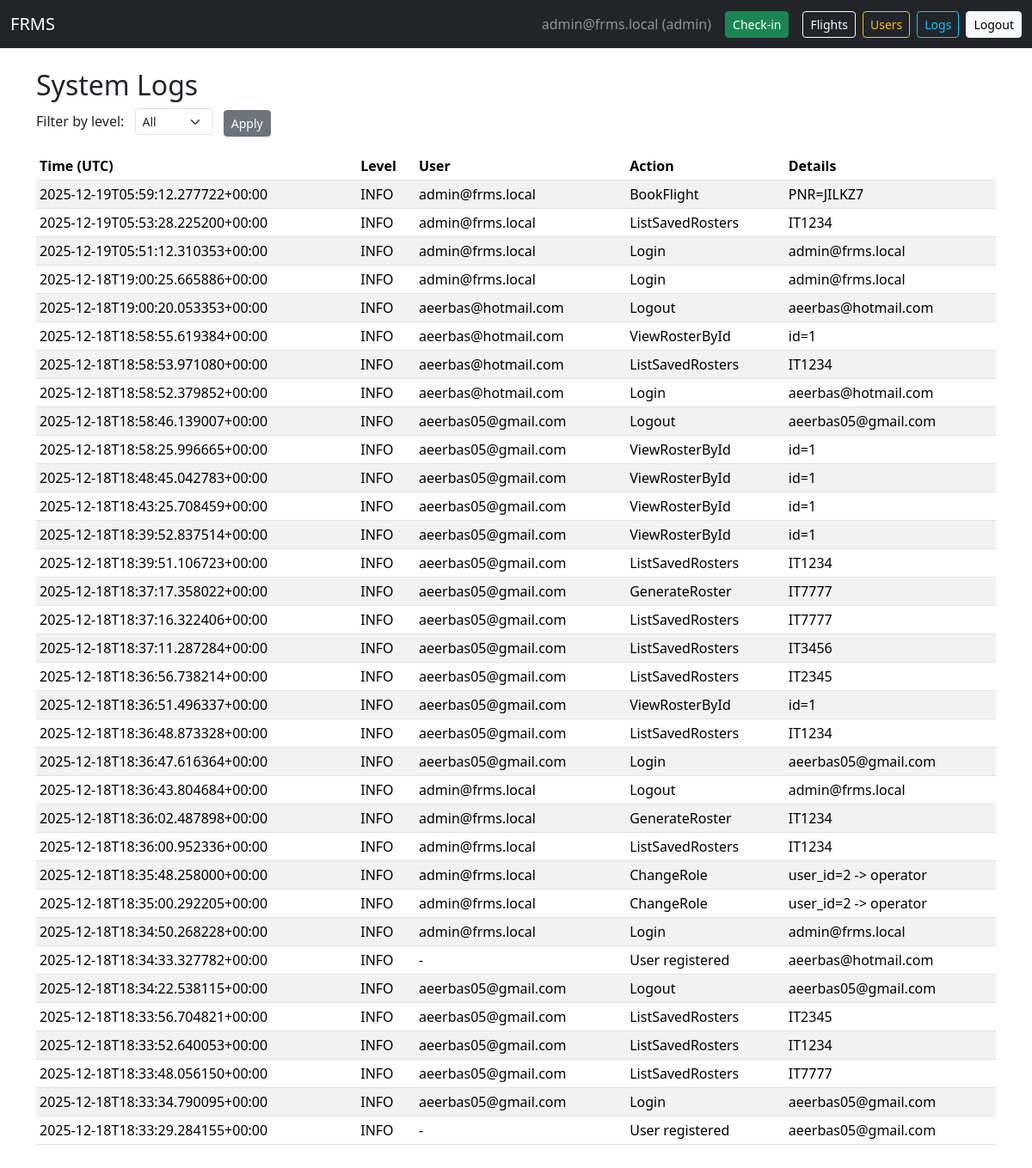
Before: /admin/logs (signed in) with the older database file.
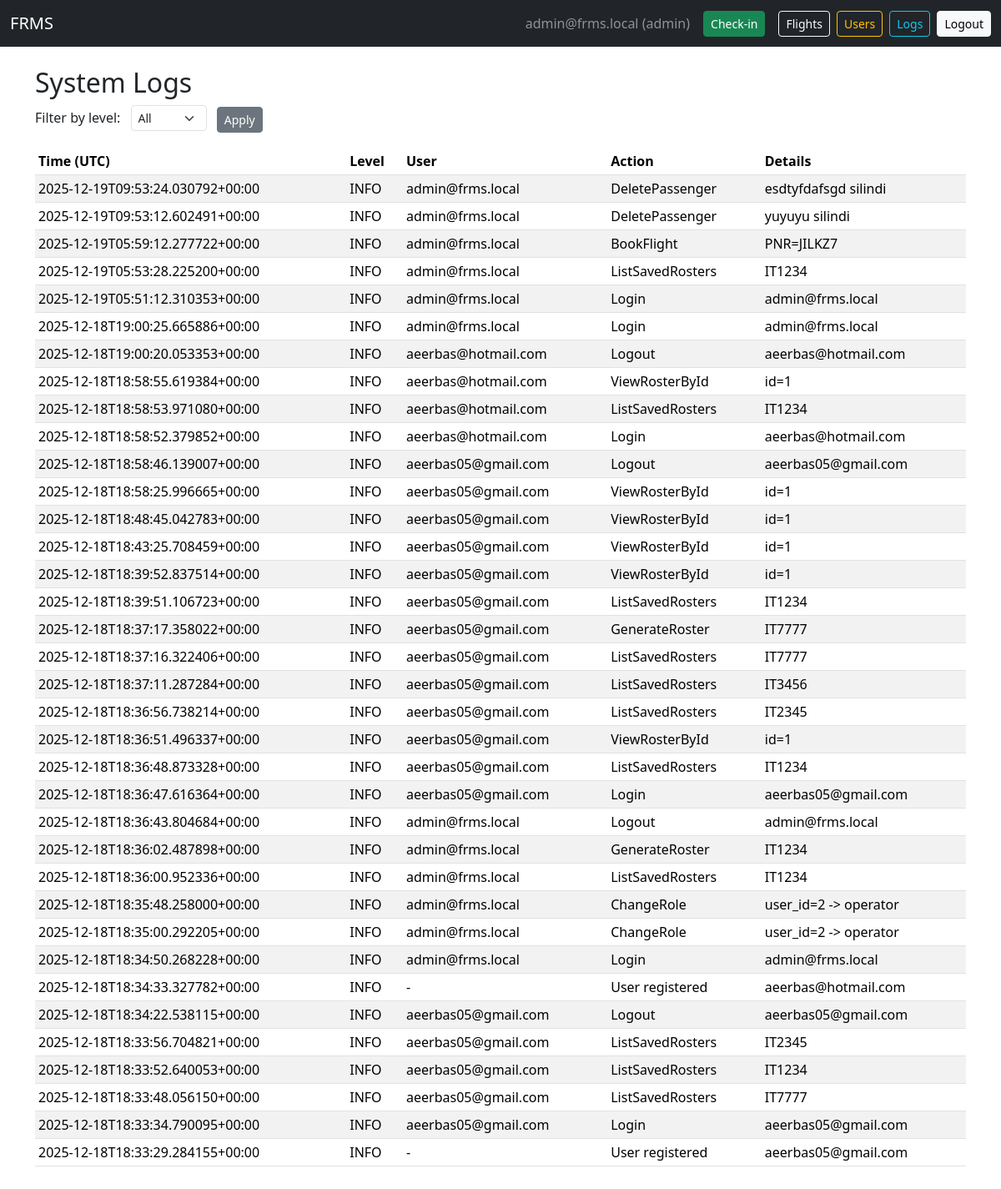
After: the same page with the newer database file.
### tables this page shows
CREATE TABLE users (
            id INTEGER PRIMARY KEY AUTOINCREMENT,
            email TEXT UNIQUE NOT NULL,
            password_hash TEXT NOT NULL,
            role TEXT NOT NULL DEFAULT 'viewer'  -- admin, operator, viewer
        );

CREATE TABLE logs (
            id INTEGER PRIMARY KEY AUTOINCREMENT,
            timestamp TEXT NOT NULL,
            user_email TEXT,
            level TEXT NOT NULL,
            action TEXT NOT NULL,
            details TEXT
        );

### app.py (the view)
@app.route("/admin/logs")
@login_required(role="admin")
def view_logs():
    db = get_db()
    level = request.args.get("level")
    sql = "SELECT * FROM logs WHERE level=? ORDER BY timestamp DESC LIMIT 200" if level else "SELECT * FROM logs ORDER BY timestamp DESC LIMIT 200"
    logs = db.execute(sql, (level,) if level else ()).fetchall()
    return render_template("logs.html", user=current_user(), logs=logs, level=level)

### app.py (called while the page is built)
def get_db():
    if "db" not in g:
        g.db = sqlite3.connect(DATABASE)
        g.db.row_factory = sqlite3.Row
    return g.db

def current_user():
    if "user_id" not in session: return None
    return get_db().execute("SELECT * FROM users WHERE id = ?", (session["user_id"],)).fetchone()

def login_required(role=None):
    from functools import wraps
    def decorator(func):
        @wraps(func)
        def wrapper(*args, **kwargs):
            user = current_user()
            if user is None:
                flash("Please log in first.", "warning")
                return redirect(url_for("login", next=request.path))
            if role and user["role"] != role:
                flash("Unauthorized.", "danger")
                return redirect(url_for("dashboard"))
            return func(*args, **kwargs)
        return wrapper
    return decorator

### templates/logs.html (shortened to what this page needs)
{% extends "base.html" %}
{% block content %}
<h2>System Logs</h2>
<form method="get" class="mb-3">
  <label class="form-label me-2">Filter by level:</label>
  <select name="level" class="form-select form-select-sm d-inline-block w-auto me-2">
    <option value="">All</option>
  </select>
  <button class="btn btn-sm btn-secondary">Apply</button>
</form>
<div class="table-responsive">
  <table class="table table-sm table-striped">
    <thead>
      <tr>
        <th>Time (UTC)</th>
        <th>Level</th>
        <th>User</th>
        <th>Action</th>
        <th>Details</th>
      </tr>
    </thead>
    <tbody>
      {% for log in logs %}
      <tr>
        <td>{{ log['timestamp'] }}</td>
        <td>{{ log['level'] }}</td>
        <td>{{ log['user_email'] or '-' }}</td>
        <td>{{ log['action'] }}</td>
        <td>{{ log['details'] }}</td>
      </tr>
      {% endfor %}
    </tbody>
  </table>
</div>
{% endblock %}

### templates/base.html (shortened to what this page needs)
<!doctype html>
<html lang="en">
<head>
  <link href="https://cdn.jsdelivr.net/npm/bootstrap@5.3.2/dist/css/bootstrap.min.css" rel="stylesheet">
</head>
<body>
  <nav class="navbar navbar-expand-lg navbar-dark bg-dark mb-4">
    <div class="container-fluid">
      <a class="navbar-brand" href="{{ url_for('home') }}">FRMS</a>
      <div class="d-flex align-items-center">
        {% if user %}
        <span class="navbar-text me-3 text-white-50">{{ user['email'] }} ({{ user['role'] }})</span>
        <a class="btn btn-success btn-sm me-3" href="{{ url_for('checkin') }}">Check-in</a>
        <a class="btn btn-outline-light btn-sm me-2" href="{{ url_for('flight_search') }}">Flights</a>
        {% if user['role'] == 'admin' %}
        <a class="btn btn-outline-warning btn-sm me-2" href="{{ url_for('manage_users') }}">Users</a>
        <a class="btn btn-outline-info btn-sm me-2" href="{{ url_for('view_logs') }}">Logs</a>
        {% endif %}
        <a class="btn btn-light btn-sm" href="{{ url_for('logout') }}">Logout</a>
        {% else %}
        <a class="btn btn-outline-light btn-sm me-2" href="{{ url_for('login') }}">Login</a>
        <a class="btn btn-light btn-sm" href="{{ url_for('register') }}">Register</a>
        {% endif %}
      </div>
    </div>
  </nav>
  <div class="container mb-5">
    {% block content %}{% endblock %}
  </div>
</body>
</html>

Changed rows visible on the page:
added logs: timestamp "2025-12-19T09:53:24.030792+00:00", level "INFO", user_email "admin@frms.local", action "DeletePassenger", details "esdtyfdafsgd silindi"
added logs: timestamp "2025-12-19T09:53:12.602491+00:00", level "INFO", user_email "admin@frms.local", action "DeletePassenger", details "yuyuyu silindi"
